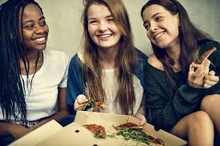
%> input picture images6.jpg, 220 x 146 px, shrunk from 275 x 183 before the run
$ octave main_agapi.m   (GNU Octave 9; MATLAB toolbox functions it lacks are replaced by stand-ins)
%> lines starting %> are read from the running program, lines starting %| are printed output that depends on the picture
% clc
clear

%Choose images to read.
folder = uigetdir;
%> the answer given: .
Files = dir(folder);
files = {Files.name};isdir = [Files.isdir];
files(isdir) = [];
s = listdlg('ListString', files);
%> the answer given: 1
selectedFiles = files(s);

if iscell(selectedFiles) == 0 %If select only one file, then the data will not be a cell.
    image = imread(selectedFiles);
    if image==-1                % If this returns a -1, we did not open the file successfully.
       error('File not found or permission denied');
    end
end

n=length(selectedFiles); %Number of selected images.

for i=1:n

    training_image = imread(selectedFiles{i});
%> training_image is the input picture: size 146x220x3 uint8; mean R, G, B 120.4, 109.5, 97.6

    %Image representation in the Lab color space.
    training_image_lab = rgb2lab(training_image); %L*a*b
%> training_image_lab: size 146x220x3 double; mean of channels 1, 2, 3 45.4, 3.5, 7.2

    %Discretization of the color space.

    %https://www.mathworks.com/help/images/color-based-segmentation-using-k-means-clustering.html
    ab = training_image_lab(:,:,2:3);
    ab = im2single(ab);
    color_bins = 32;
    %Repeat the clustering 3 times to avoid local minima
    [pixel_labels,centers] = imsegkmeans(ab,color_bins,'NumAttempts',3);
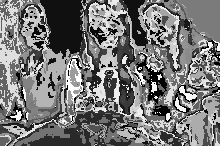
%> pixel_labels: size 146x220 uint8; min 1, max 32, mean 15.5; drawn with min black and max white
%> centers = 32 rows, first 12: [-1.25 -11.75; 16.1 18.54; -4.72 18.16; 5.61 5.15; 8.75 10.98; -0.0729 27.14; 0.701 17.92; 8.9 1.07; 11.96 -2.78; 8.69 27.21; 23.25 28.54; 1.36 -2.76]

%     pl_ind=1;
    [pixel_labels_rgb,centers_rgb] = imsegkmeans(training_image,32);
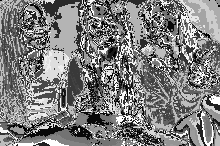
%> pixel_labels_rgb: size 146x220 uint8; min 1, max 32, mean 16.5; drawn with min black and max white
%> centers_rgb = 32 rows, first 12: [119 100 85; 240 218 176; 64 41 25; 105 80 66; 186 149 113; 197 191 158; 37 28 37; 23 54 90; 23 36 57; 242 239 215; 183 186 178; 92 63 45]
    training_image_colorbins = label2rgb(pixel_labels_rgb,im2double(centers_rgb));
    imshow(training_image_colorbins)
    title('Color Quantized Image')

    L_training=training_image_lab(:,:,1);
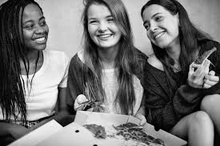
%> L_training: size 146x220 double; min 0.0979, max 99.59, mean 45.4; drawn with min black and max white
    a_training=training_image_lab(:,:,2);
    b_training=training_image_lab(:,:,3);
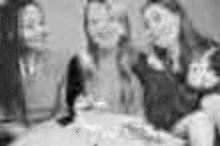
%> b_training: size 146x220 double; min -32.36, max 38.16, mean 7.2; drawn with min black and max white

    for idx = 1:numel(training_image_lab(:,:,2))
         a_training(idx)=centers(pixel_labels(idx),1);
%          pl_ind=pl_ind+1;
    end
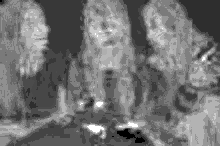
%> a_training: size 146x220 double; min -12.67, max 23.25, mean 3.5; drawn with min black and max white
    for idx = 1:numel(training_image_lab(:,:,3))
         b_training(idx)=centers(pixel_labels(idx),2);
%          pl_ind=pl_ind+1;
    end
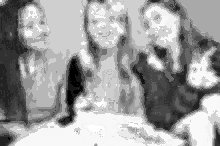
%> b_training: size 146x220 double; min -27.75, max 28.54, mean 7.3; drawn with min black and max white

%--------------------------------------------------------------------------


    training_image_gray = rgb2gray(training_image);

    %N is the actual number of superpixels that were computed.
    %L is a label matrix of type double. L is a labeled image:
    %each pixel has the value corresponding to the ID of a superpixel.
    %These labels start at 1 and are consecutive.
    [LabelsOfSuperpixels,NumOfSuperpixels] = superpixels(training_image_gray,30);
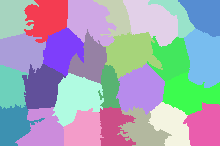
%> LabelsOfSuperpixels: size 146x220 double; 26 distinct labels, from 1 to 26; one colour per label, 0 black
%> NumOfSuperpixels = 26

%     %Visualize the superpixels.
%     figure
%     BW = boundarymask(LabelsOfSuperpixels);
%     imshow(imoverlay(training_image_gray,BW,'cyan'),'InitialMagnification',67);


	%Gabor Features parameters
	wavelengthMin = 4/sqrt(2);
	wavelength = 2.^(0:4) * wavelengthMin; %vector
    deltaTheta = 45;
	orientation = 0:deltaTheta:(180-deltaTheta); %vector
%> (the run ends here)

$ run again, with images1.jpg copied over images6.jpg
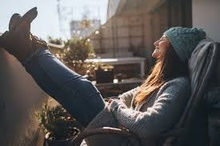
%> input picture images1.jpg, 220 x 146 px, shrunk from 275 x 183 before the run
%> training_image is the input picture: size 146x220x3 uint8; mean R, G, B 92.7, 88.8, 87
%> training_image_lab: size 146x220x3 double; mean of channels 1, 2, 3 36.8, 1.6, 1.6
%> centers = 32 rows, first 12: [-1.43 -5.09; -2.79 -3.84; 0.353 20.14; 6.13 7.84; 7.1 22.31; 12.11 24.53; -0.275 -8.34; 3.69 2.48; 2.3 6.03; -2.64 -0.063; 1.16 -2.79; 9.14 16.28]
%> `[pixel_labels_rgb,centers_rgb] = imsegkmeans(training_image,32);`:
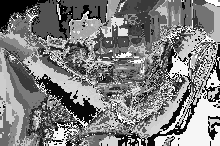
%> pixel_labels_rgb: size 146x220 uint8; min 1, max 32, mean 16.5; drawn with min black and max white
%> centers_rgb = 32 rows, first 12: [219 228 235; 32 37 42; 203 164 130; 102 78 58; 72 79 86; 44 37 32; 138 134 134; 110 92 80; 81 57 39; 119 104 93; 231 238 244; 58 65 73]
%> `[LabelsOfSuperpixels,NumOfSuperpixels] = superpixels(training_image_gr..`:
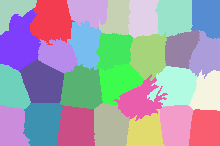
%> LabelsOfSuperpixels: size 146x220 double; 28 distinct labels, from 1 to 28; one colour per label, 0 black
%> NumOfSuperpixels = 28

$ run again, with images25.jpg copied over images6.jpg
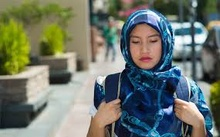
%> input picture images25.jpg, 220 x 137 px, shrunk from 285 x 177 before the run
%> training_image is the input picture: size 137x220x3 uint8; mean R, G, B 109.9, 117.8, 106.5
%> training_image_lab: size 137x220x3 double; mean of channels 1, 2, 3 47.9, -2.6, 4.5
%> centers = 32 rows, first 12: [15.73 17.84; -5.47 2.52; -8.02 25.16; 5.01 -21.94; -23.26 61.67; 13.13 -34.69; 2.57 6.1; -5.37 -15.96; 34.17 11.08; -9.31 -5.03; -23.79 5.22; -0.447 10.57]
%> `[pixel_labels_rgb,centers_rgb] = imsegkmeans(training_image,32);`:
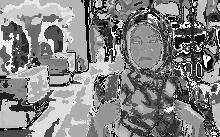
%> pixel_labels_rgb: size 137x220 uint8; min 1, max 32, mean 17.2; drawn with min black and max white
%> centers_rgb = 32 rows, first 12: [107 116 114; 158 161 150; 228 242 245; 58 110 145; 51 60 58; 156 169 27; 21 62 97; 74 93 94; 33 88 124; 174 186 183; 131 149 9; 12 39 74]
%> `[LabelsOfSuperpixels,NumOfSuperpixels] = superpixels(training_image_gr..`:
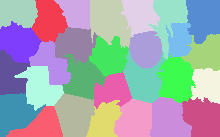
%> LabelsOfSuperpixels: size 137x220 double; 28 distinct labels, from 1 to 28; one colour per label, 0 black
%> NumOfSuperpixels = 28

$ run again, with images30.jpg copied over images6.jpg
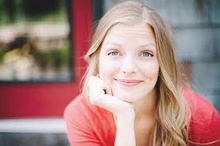
%> input picture images30.jpg, 220 x 146 px, shrunk from 275 x 183 before the run
%> training_image is the input picture: size 146x220x3 uint8; mean R, G, B 167.7, 131.4, 127.5
%> training_image_lab: size 146x220x3 double; mean of channels 1, 2, 3 58.6, 13.4, 9.4
%> centers = 32 rows, first 12: [11.67 15.01; 2.74 -0.209; 54.31 21.2; 55.88 31.11; -10.38 26; 2.55 9.53; 27.44 8.88; 5.95 5.42; 14.93 21.84; -2.96 -6.37; 32 14.69; 3.28 15.4]
%> centers_rgb = 32 rows, first 12: [146 158 166; 93 51 43; 244 175 176; 154 111 80; 118 109 86; 207 206 215; 184 137 109; 152 70 70; 202 163 142; 152 36 53; 37 37 32; 123 84 59]
%> `[LabelsOfSuperpixels,NumOfSuperpixels] = superpixels(training_image_gr..`:
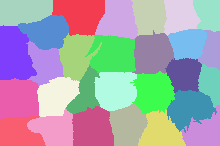
%> LabelsOfSuperpixels: size 146x220 double; 28 distinct labels, from 1 to 28; one colour per label, 0 black
%> NumOfSuperpixels = 28
